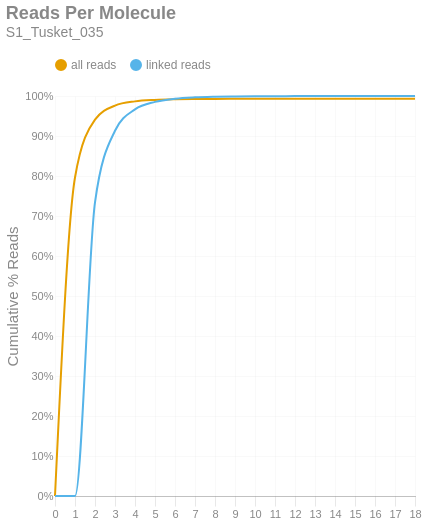

The notebook cell saved with this chart:
### Markdown cell above
### Reads per Molecule
This chart shows the cumulative distribution of the number of reads per linked molecule. That is, how many alignments are associated with a unique molecule. This excludes the number of reads associated with invalid or absent linked-read barcodes. The `linked` histogram is the percentages recalculated when disregarding singletons.

### Code cell
if SKIPLR:
    print_html(f"Skipped")
else:
    counts = np.bincount(valids['reads'].cast(pl.Int64).to_numpy())
    weighted = counts * np.arange(len(counts))
    all_perc = weighted / n_reads
    linked_perc = weighted / n_linked_reads
    linked_perc[1] = 0
    binned_df = pl.DataFrame({
        'readsper': list(range(len(counts))),
        'all reads (cumsum)': np.cumsum(all_perc).tolist(),
        'linked reads (cumsum)': np.cumsum(linked_perc).tolist(),
    })

    with SafeRender(binned_df):
        (
            density_plot(binned_df, 'Reads Per Molecule', samplename, 'readspmol')
            .encode(
                x=alt.X('readsper:O', title=None).axis(labelAngle=0).scale(padding=0),
                y=alt.Y('value:Q', title='Cumulative % Reads').axis(format='%').stack(False),
                color=alt.Color("key:N").scale(domain=["all reads", "linked reads"]),
                tooltip=[
                    alt.Tooltip("key:N", title="Data Type"),
                    alt.Tooltip("readsper:O", title="Reads Per Molecule"),
                    alt.Tooltip("value:Q", format=".2%", title="% Reads (Cum.)")
                ]            
            )
        ).display()

### Figure 1 — Vega-Lite specification as saved in the notebook (floating-point values rounded to 4 significant figures)
{"width": "container", "height": 400, "config": {"title": {"anchor": "start", "dy": -15, "fontSize": 18, "color": "#888888", "subtitleColor": "#888888", "subtitleFontSize": 14}, "arc": {"fill": "#0072B2"}, "axis": {"domainColor": "#888888", "domainWidth": 0.5, "gridWidth": 0.2, "grid": false, "titleFontWeight": 400, "titleFontSize": 15, "labelFontSize": 11, "labelColor": "#888888", "tickColor": "#888888", "tickWidth": 0.2, "titleColor": "#888888"}, "axisBand": {"grid": false}, "axisX": {"grid": true, "tickSize": 10, "domainCap": "round"}, "axisY": {"domain": false, "grid": true, "tickSize": 0, "domainCap": "round"}, "background": "transparent", "header": {"labelFontSize": 15, "labelColor": "#888888", "titleFontSize": 15, "titleFontWeight": 600, "titleColor": "#888888"}, "legend": {"labelFont": "sans-serif", "labelFontSize": 12, "labelColor": "#888888", "symbolSize": 100, "symbolType": "circle", "titleFontSize": 12, "titlePadding": 10, "titleColor": "#888888", "title": null, "orient": "top"}, "range": {"category": ["#E69F00", "#56B4E9", "#009E73", "#F0E442", "#0072B2", "#D55E00", "#CC79A7", "#000000"], "diverging": ["#cfe8f3", "#a2d4ec", "#73bfe2", "#46abdb", "#1696d2", "#12719e"]}, "area": {"fill": "#0072B2", "fillOpacity": 0.7, "line": true, "strokeOpacity": 0.7}, "line": {"color": "#0072B2", "stroke": "#0072B2", "strokeWidth": 2}, "trail": {"color": "#0072B2", "stroke": "#0072B2", "strokeWidth": 0, "size": 1}, "point": {"filled": true, "fillOpacity": 1.0, "size": 95}, "text": {"color": "#888888", "fontSize": 11, "align": "right", "fontWeight": 400, "size": 11}, "bar": {"fill": "#0072B2", "stroke": null}, "view": {"stroke": null, "continuousWidth": 660, "continuousHeight": 400}}, "data": {"name": "data-ed4c4948da1ab06f884047398d0e6afd"}, "mark": {"type": "line", "interpolate": "monotone", "point": {"opacity": 0, "size": 275}}, "encoding": {"color": {"field": "key", "scale": {"domain": ["all reads", "linked reads"]}, "type": "nominal"}, "tooltip": [{"field": "key", "title": "Data Type", "type": "nominal"}, {"field": "readsper", "title": "Reads Per Molecule", "type": "ordinal"}, {"field": "value", "format": ".2%", "title": "% Reads (Cum.)", "type": "quantitative"}], "x": {"axis": {"labelAngle": 0}, "field": "readsper", "scale": {"padding": 0}, "title": null, "type": "ordinal"}, "y": {"axis": {"format": "%"}, "field": "value", "stack": false, "title": "Cumulative % Reads", "type": "quantitative"}}, "params": [{"name": "param_c36ac31b6afebe62", "select": {"type": "point", "fields": ["key"]}, "bind": "legend"}], "title": {"text": "Reads Per Molecule", "subtitle": "S1_Tusket_035"}, "transform": [{"fold": ["all reads (cumsum)", "linked reads (cumsum)"]}, {"calculate": "replace(datum.key, ' (cumsum)', '')", "as": "key"}, {"filter": {"param": "param_c36ac31b6afebe62"}}], "usermeta": {"embedOptions": {"downloadFileName": "S1_Tusket_035.readspmol"}}, "$schema": "https://vega.github.io/schema/vega-lite/v6.1.0.json", "datasets": {"data-ed4c4948da1ab06f884047398d0e6afd": [{"readsper": 0, "all reads (cumsum)": 0.0, "linked reads (cumsum)": 0.0}, {"readsper": 1, "all reads (cumsum)": 0.7962, "linked reads (cumsum)": 0.0}, {"readsper": 2, "all reads (cumsum)": 0.9408, "linked reads (cumsum)": 0.7342}, {"readsper": 3, "all reads (cumsum)": 0.9761, "linked reads (cumsum)": 0.9131}, {"readsper": 4, "all reads (cumsum)": 0.9866, "linked reads (cumsum)": 0.9665}, {"readsper": 5, "all reads (cumsum)": 0.9903, "linked reads (cumsum)": 0.9853}, {"readsper": 6, "all reads (cumsum)": 0.9918, "linked reads (cumsum)": 0.9932}, {"readsper": 7, "all reads (cumsum)": 0.9925, "linked reads (cumsum)": 0.9966}, {"readsper": 8, "all reads (cumsum)": 0.9928, "linked reads (cumsum)": 0.9981}, {"readsper": 9, "all reads (cumsum)": 0.993, "linked reads (cumsum)": 0.9989}, {"readsper": 10, "all reads (cumsum)": 0.9931, "linked reads (cumsum)": 0.9994}, {"readsper": 11, "all reads (cumsum)": 0.9931, "linked reads (cumsum)": 0.9996}, {"readsper": 12, "all reads (cumsum)": 0.9931, "linked reads (cumsum)": 0.9997}, {"readsper": 13, "all reads (cumsum)": 0.9931, "linked reads (cumsum)": 0.9999}, {"readsper": 14, "all reads (cumsum)": 0.9932, "linked reads (cumsum)": 1.0}, {"readsper": 15, "all reads (cumsum)": 0.9932, "linked reads (cumsum)": 1.0}, {"readsper": 16, "all reads (cumsum)": 0.9932, "linked reads (cumsum)": 1.0}, {"readsper": 17, "all reads (cumsum)": 0.9932, "linked reads (cumsum)": 1.0}, {"readsper": 18, "all reads (cumsum)": 0.9932, "linked reads (cumsum)": 1.0}]}}
